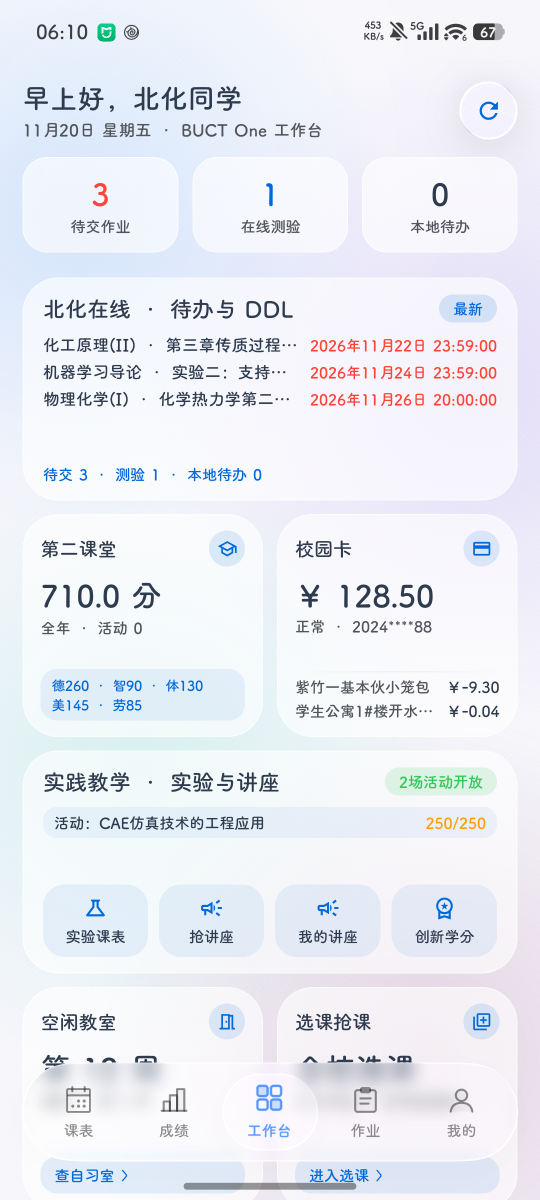
#> input picture pic/工作台.png, 1080 x 2400 px (shown at 1/2 size)
$ python optimize-shots.py
#> lines starting #> are read from the running program, lines starting #| are printed output that depends on the picture
# 把 pic/ 下 5 张截图优化为 public/shots/shot-{id}.webp（宽 540 = 2x 显示尺寸，q82）
from pathlib import Path
from PIL import Image

ROOT = Path(__file__).resolve().parent.parent
PIC = ROOT / "pic"
OUT = ROOT / "public" / "shots"
OUT.mkdir(parents=True, exist_ok=True)

MAPPING = {
    "workbench": "工作台.png",
    "timetable": "课表.png",
    "score": "成绩.png",
    "homework": "作业.png",
    "profile": "我的.png",
}
TARGET_W = 540
for slot, name in MAPPING.items():
    src = PIC / name
    if not src.exists():
        print("MISSING", name)
        continue
    im = Image.open(src).convert("RGB")
    w, h = im.size
#> w = 1080; h = 2400
    if w > TARGET_W:
        im = im.resize((TARGET_W, round(h * TARGET_W / w)), Image.LANCZOS)
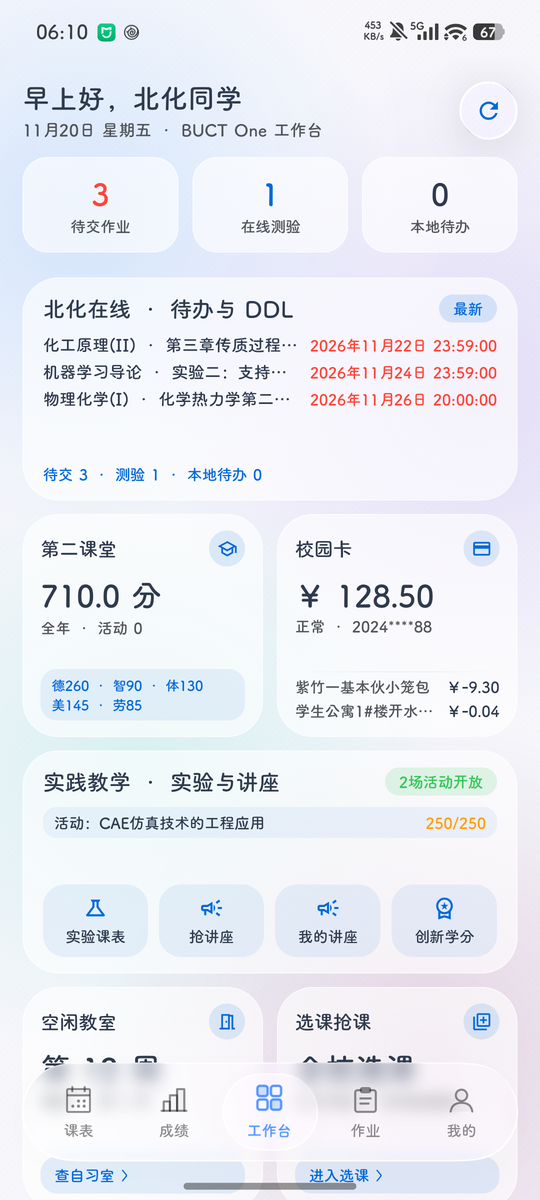
#> im: PIL image 540x1200 RGB; mean R, G, B 233.3, 236, 243.1
    dst = OUT / ("shot-" + slot + ".webp")
    im.save(dst, "WEBP", quality=82, method=6)
    print(slot, "<-", name, f"{w}x{h}", "->", f"{im.size[0]}x{im.size[1]}", dst.stat().st_size, "bytes")
#| workbench <- 工作台.png 1080x2400 -> 540x1200 50038 bytes
#> pass 2 of the loop `for slot, name in MAPPING.items():`:
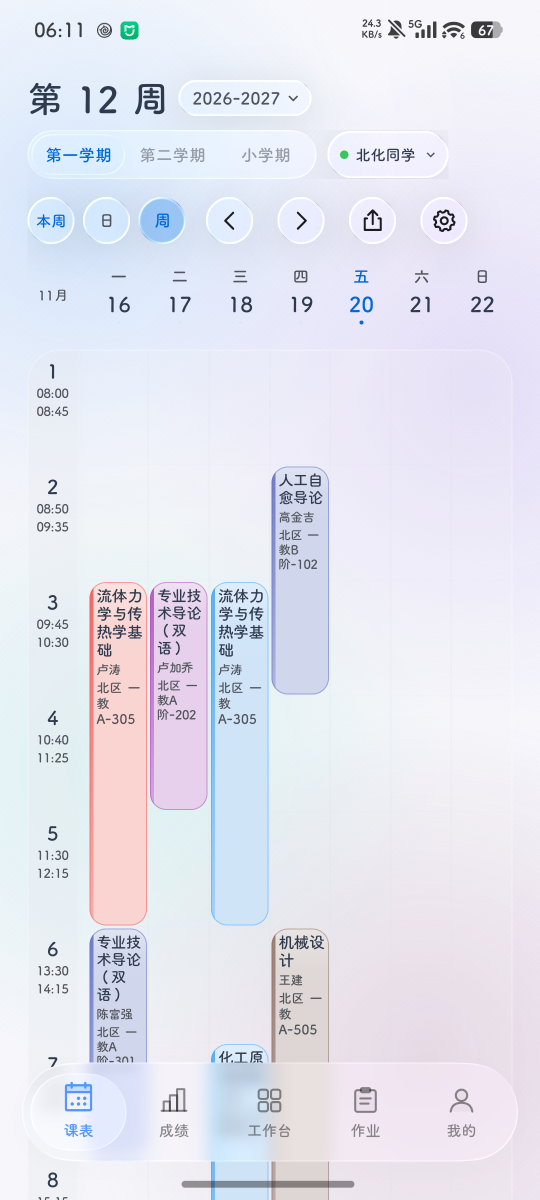
#> input picture pic/课表.png, 1080 x 2400 px (shown at 1/2 size)
#> `im = im.resize((TARGET_W, round(h * TARGET_W / w)), Image.LANCZOS)`:
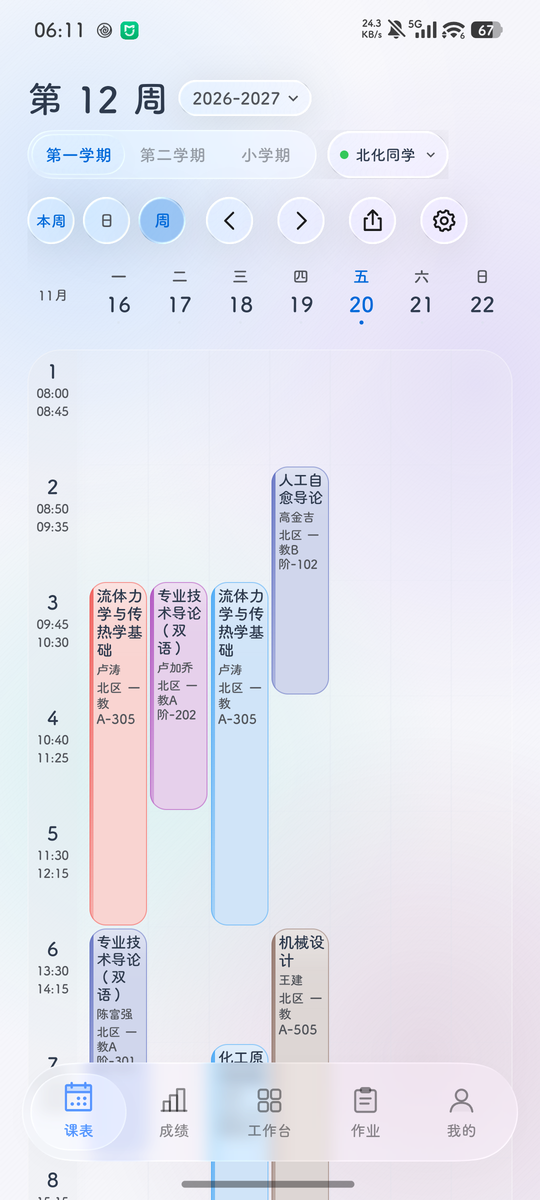
#> im: PIL image 540x1200 RGB; mean R, G, B 227.7, 228.9, 239.8
#| timetable <- 课表.png 1080x2400 -> 540x1200 32206 bytes
#> pass 3 of the loop `for slot, name in MAPPING.items():`:
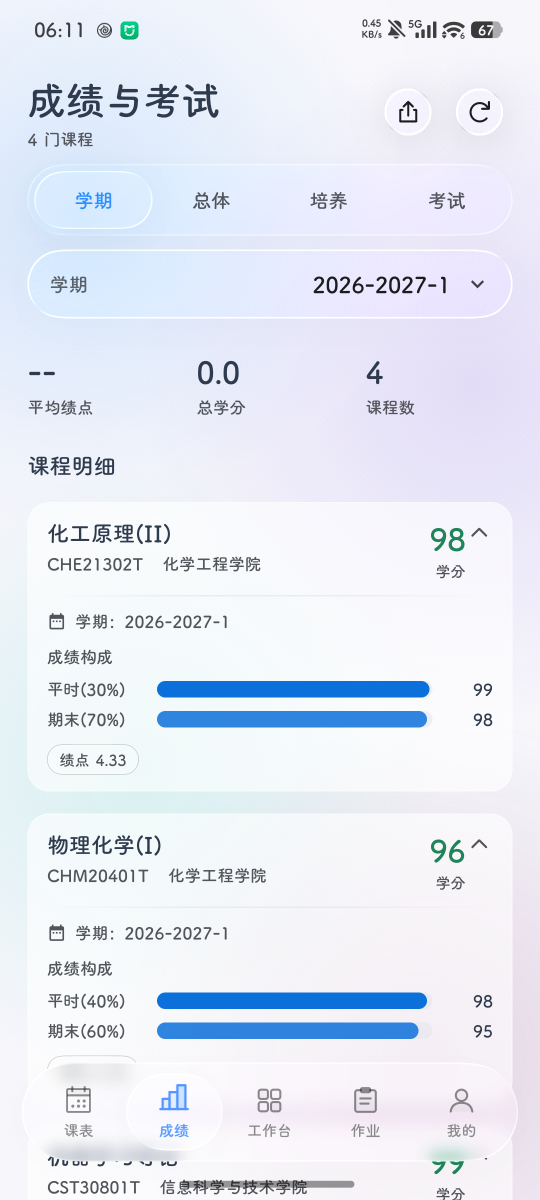
#> input picture pic/成绩.png, 1080 x 2400 px (shown at 1/2 size)
#> `im = im.resize((TARGET_W, round(h * TARGET_W / w)), Image.LANCZOS)`:
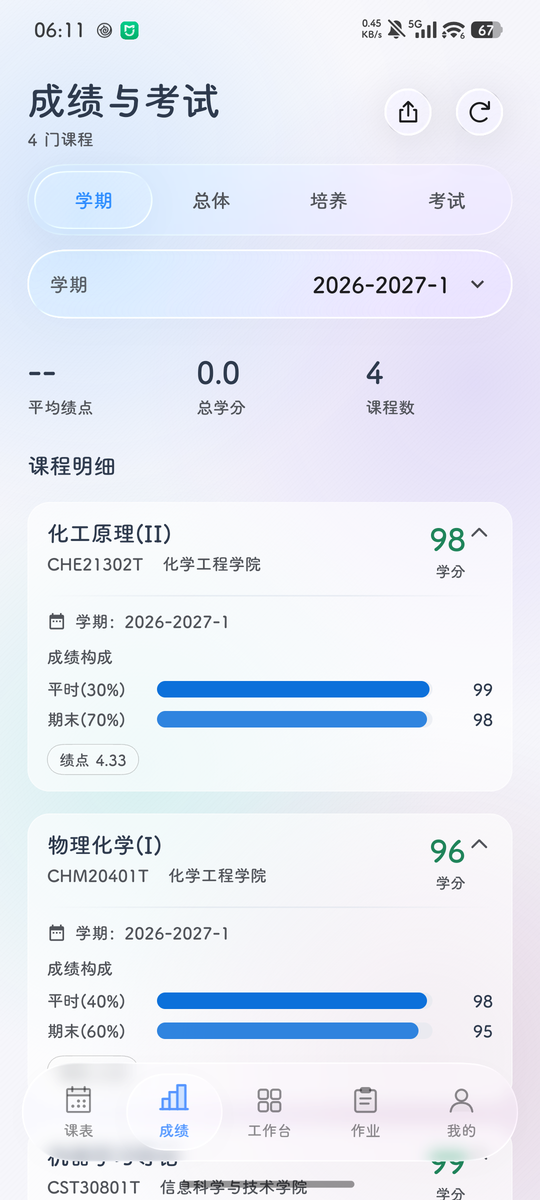
#> im: PIL image 540x1200 RGB; mean R, G, B 228.3, 233.1, 243.9
#| score <- 成绩.png 1080x2400 -> 540x1200 34050 bytes
#> the loop made 5 passes; the first 3 are shown
print("DONE")
